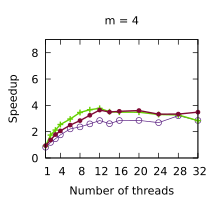

Generate this figure with gnuplot:
set title "m = 4"
set terminal pdf size 2.2,2.0
set output "./results/LUD_n___512,_m___4.pdf"
set key off
set xrange [1:32]
set xtics (1, 4, 8, 12, 16, 20, 24, 28, 32)
set xlabel "Number of threads"
set yrange [0:9]
set ytics (0, 2, 4, 6, 8)
set ylabel "Speedup"
plot './results/LUD_n___512,_m___4.dat' using 1:2 title "Work stealing" pointsize 0.7 lw 1 pt 6 linecolor rgb "#5B2182" with linespoints, \
  './results/LUD_n___512,_m___4.dat' using 1:3 title "Multi-atomics 64 32" pointsize 0.7 lw 2 pt 1 linecolor rgb "#64D000" with linespoints, \
  './results/LUD_n___512,_m___4.dat' using 1:4 title "WorkAssisting 32" pointsize 0.4 lw 2 pt 7 linecolor rgb "#800A35" with linespoints
